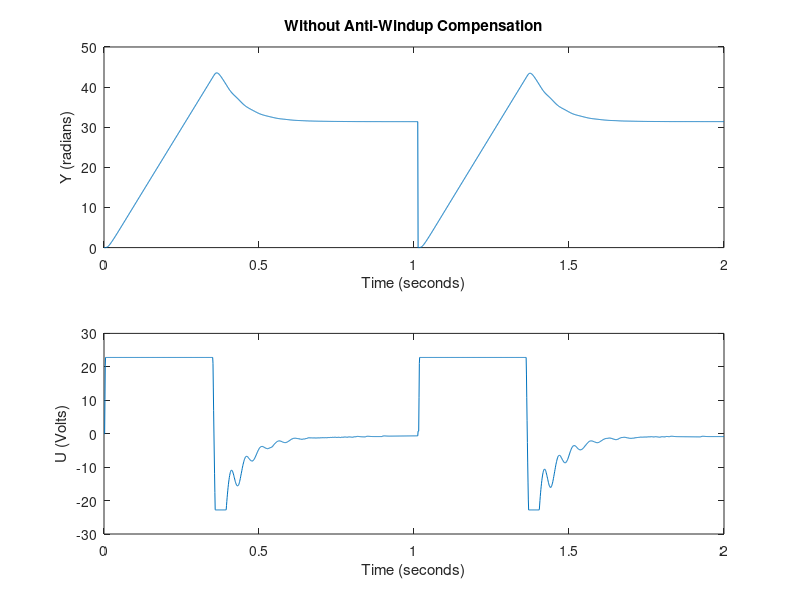
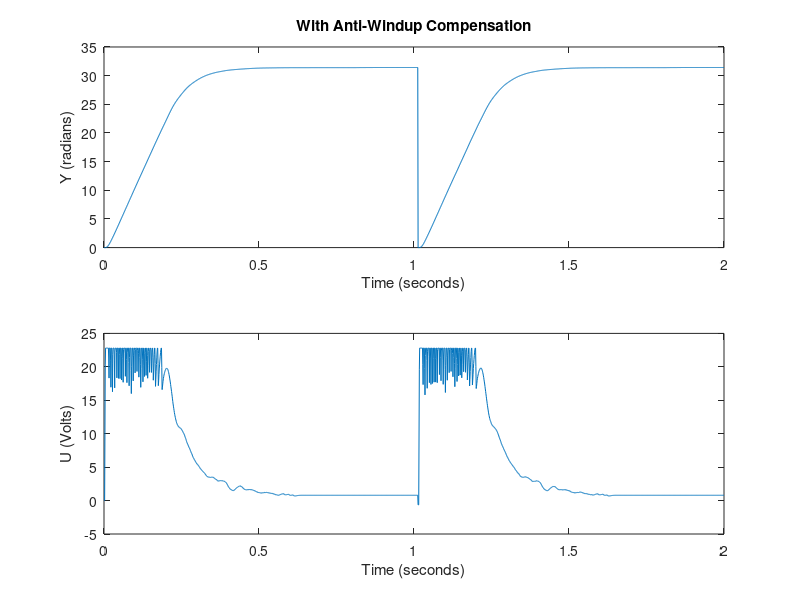

The MATLAB script that drew these images, in order:
position = csvread('ydat.csv');
voltage = csvread('udat.csv');
positioncomp = csvread('ydatwithcomp.csv');
voltagecomp = csvread('udatwithcomp.csv');

time = linspace(0,2,1975);

%without anti-windup compensation
figure
subplot(2,1,1)
plot(time, position)
title('Without Anti-Windup Compensation')
xlabel('Time (seconds)')
ylabel('Y (radians)')

subplot(2,1,2)
plot(time, voltage)
xlabel('Time (seconds)')
ylabel('U (Volts)')

%with anti-windup compensation
figure
subplot(2,1,1)
plot(time, positioncomp)
title('With Anti-Windup Compensation')
xlabel('Time (seconds)')
ylabel('Y (radians)')

subplot(2,1,2)
plot(time, voltagecomp)
xlabel('Time (seconds)')
ylabel('U (Volts)')


